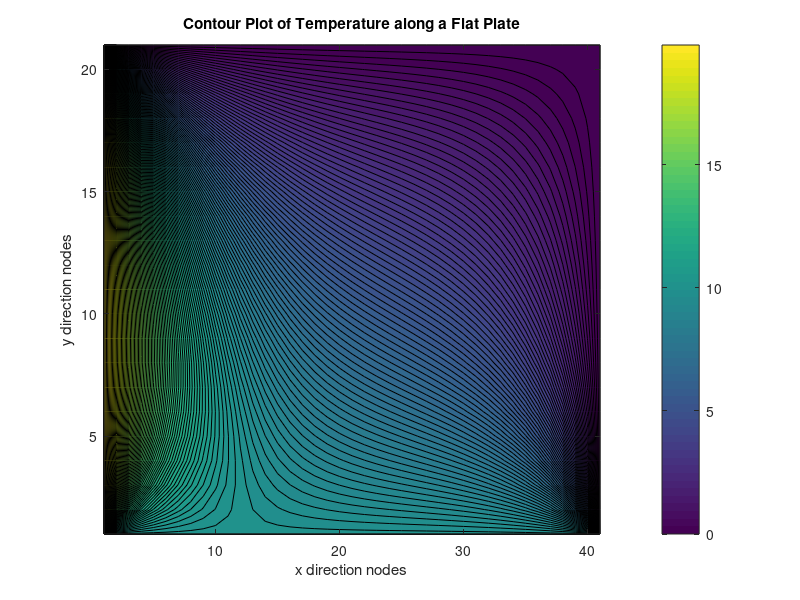

This figure's MATLAB source:
%%%%%%%%%%%%%%%%%%%%%%%%%%%%%%%%%%%%%%%
%% Authored by Sathya Anand (c) 2013 %%
%%%%%%%%%%%%%%%%%%%%%%%%%%%%%%%%%%%%%%%
clear all; close all; clc;

%Define iteration criteria, step sizes, beta parameter
max_iterations = 5000; % maximum number of iterations
length_x = 2; % length of plate in x direction
length_y = 1; % length of plate in y direction
delta_x = 0.05; % spacing of grid points in the x direction
delta_y = 0.05; % spacing of grid points in the y direction
Nx = length_x/delta_x + 1% number of grid points in the x direction
Nxx = length_x/delta_x
Ny = length_y/delta_y + 1; % number of grid points in the y direction
beta = delta_x/delta_y; % ratio of x and y grid spacing
error_max = 0.01; % maximum cumulative error

%Generate grid vectors in x and y directions
x = linspace(0,2,Nx);
y = linspace(0,1,Ny);

%Assign initial conditions (zero degrees C at all interior points)
tempK = zeros(Nx,Ny);

%Assign boundary conditions
% at y=0, T1=10C and at y=H, T3=0C
for i=2:(Nx-1)
tempK(i,1)=10;
tempK(i,Ny)=0;
end
% at x=0, T2=20C and at x=L, T4=0C
for j=1:Ny
tempK(1,j)=20;
tempK(Nx,j)=0;
end

%Perform numerical computation until solution has converged
%or max iterations reached
for k=1:max_iterations
error=0.0;
for j=2:(Ny-1)
for i=2:(Nx-1)
% Jacobian method
tempKP1(i,j)= 0.5/(1.0+beta^2)*(tempK(i+1,j)+tempK(i-1,j) ...
+ beta^2*(tempK(i,j+1) + tempK(i,j-1)));
% calculate cumulative iterative error
error = error + abs(tempKP1(i,j)-tempK(i,j));
end
end
tempK(2:Nx-1,2:Ny-1)=tempKP1(2:Nx-1,2:Ny-1);
if error < error_max
break;
end
end

%Contour plot of converged temperature distribution (Fig. 1)
contourf(tempK',140);
title('Contour Plot of Temperature along a Flat Plate');
xlabel('x direction nodes');
ylabel('y direction nodes');
colorbar;